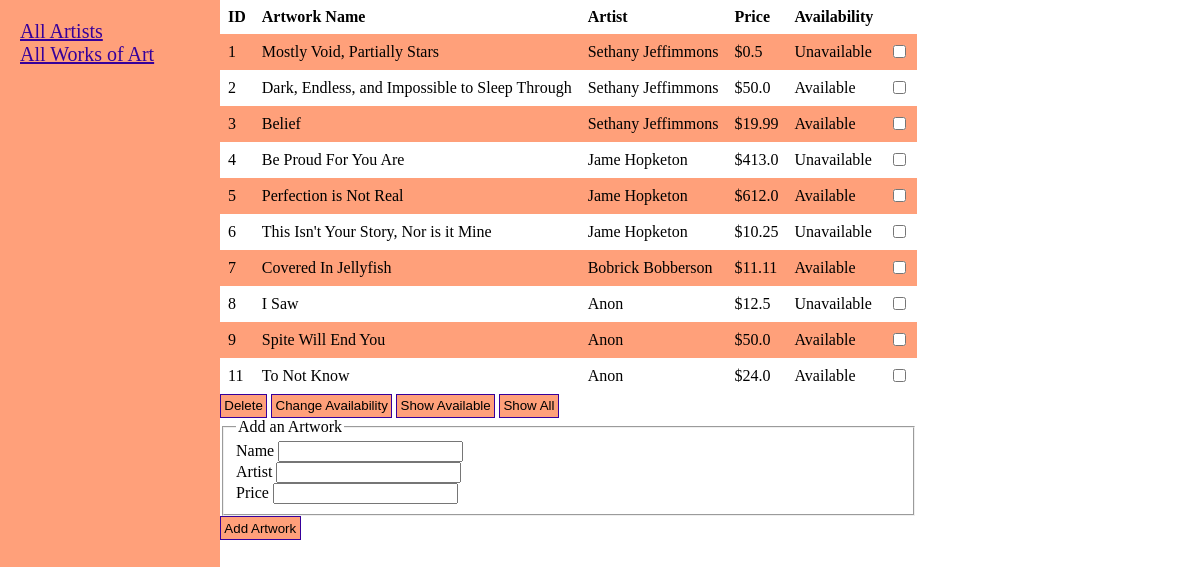
The app's page /addart, older data.
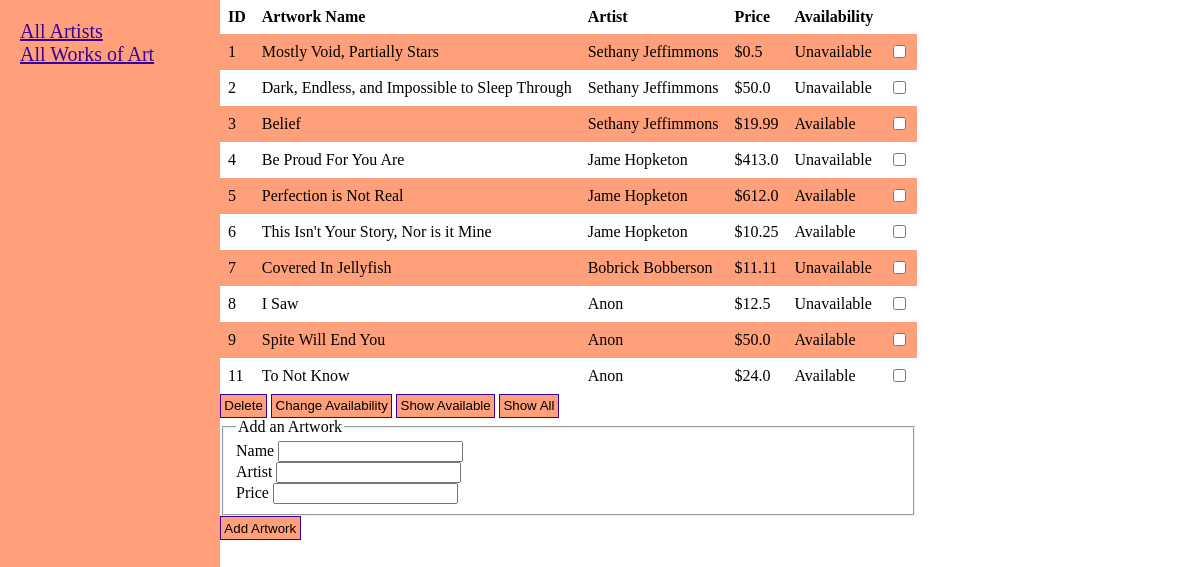
The same page, newer data.
### Models.py (models this page shows, shortened)
class Art(Model):
    class Meta:
        database = db
        constraints = [SQL('UNIQUE(name COLLATE NOCASE)')]
    artist = CharField()
    name = CharField()
    price = DoubleField()
    available = BooleanField(default=True)

### routes.py (the view, shortened to what this page needs)
@app.route('/', methods=['GET', 'POST'])
@app.route('/art', methods=['GET', 'POST'])
@app.route('/addart', methods=['GET', 'POST'])
def addart():
    form = ArtInputForm()
    art_list = art.get_all_art()
    return render_template('add_art.html', title='AddArt', form=form, art_list=art_list)

### get_info.py
class ArtInputForm(FlaskForm):
    name = StringField('Name', validators=[DataRequired(), Length(max=50)])
    artist = StringField('Artist', validators=[DataRequired(), Length(max=50)])
    price = DecimalField('Price', validators=[DataRequired()])
    submit=SubmitField('Add Artwork')

### art.py (called while the page is built)
def get_all_art():
    query = Art.select()
    return list(query)

### templates/add_art.html (shortened to what this page needs)
{% extends "display_art.html" %}
{% block add_art %}
    <form method="POST" action="">
        <fieldset>
            <legend>Add an Artwork</legend>
            <div>
                {{ form.name.label() }}
                {% if form.name.errors %}
                    {{ form.name() }}
                    <div>
                        {% for error in form.name.errors %}
                            <span>{{ error }}</span>
                        {% endfor %}
                    </div>
                {% else %}
                    {{ form.name() }}
                {% endif %}
            </div>
            <div>
                {{ form.artist.label() }}
                {% if form.artist.errors %}
                    {{ form.artist() }}
                    <div>
                        {% for error in form.artist.errors %}
                            <span>{{ error }}</span>
                        {% endfor %}
                    </div>
                {% else %}
                    {{ form.artist() }}
                {% endif %}
            </div>
            <div>
                {{ form.price.label() }}
                {% if form.price.errors %}
                    {{ form.price() }}
                    <div>
                        {% for error in form.price.errors %}
                            <span>{{ error }}</span>
                        {% endfor %}
                    </div>
            {% else %}
                {{ form.price() }}
            {% endif %}
            </div>
        </fieldset>
        <div>
            {{ form.submit(class_="btn") }}
        </div>
   </form>
{% endblock add_art %}

### templates/display_art.html
{% extends "layout.html" %}
{% block content %}
    <form method="POST" action="/modify_art">
        <table>
            <tr>
                <th>ID</th>
                <th>Artwork Name</th>
                <th>Artist</th>
                <th>Price</th>
                <th>Availability</th>
            </tr>
            {% for art in art_list %}
                <tr>
                    <td>{{art.id}}</td>
                    <td>{{art.name}}</td>
                    <td>{{art.artist}}</td>
                    <td>${{art.price}}</td>
                    {% if art.available == True %}
                        <td>Available</td>
                    {% else %}
                        <td>Unavailable</td>
                    {% endif %}
                    <td> <input type="checkbox" value="{{art.id}}" name="selected"> </td>
                </tr>
            {% endfor %}
        </table>
        <button name="submit_button" value="delete" type="Submit"> Delete </button> <button value="change" name="submit_button" type="Submit"> Change Availability </button>
        <button name="submit_button" value="show_available" type="Submit"> Show Available </button>
        <button name="submit_button" value="show_all" type="Submit">Show All</button>
    </form>
{% block add_art %}{% endblock add_art %}
{% endblock content %}

### templates/layout.html (shortened to what this page needs)
<!DOCTYPE html>
<html>
    <head>
        <link rel="stylesheet" type="text/css" href="{{ url_for('static', filename='main.css') }}">
    </head>
    <body>
        <div class="page">
            <div class = "sidebar column">
                <div class="sidebar-link"><a href="{{ url_for('addartist') }}">All Artists</a></div>
                <div class="sidebar-link"><a href="{{ url_for('addart') }}">All Works of Art</a></div>
            </div>
            <div class="dummy-column column"> . </div>
            <div class="content column">
                {% block content %}{% endblock %}
            </div>
        </div>
    </body>
</html>

### static/main.css (style rules this page uses)
body { margin: 0; }
.page { box-sizing: border-box; }
.column { float: left; }
.dummy-column { width: 15%; padding: 1em; font-size: 1.25em; }
.sidebar { position: absolute; width: 15%; height: 100%; background-color: lightsalmon; padding: 1em; font-size: 1.25em; font-weight: 500; }
a, a:visited { color: rgb(54, 0, 155); }
table { border-collapse: collapse; width: 100%; }
th, td { text-align: left; padding: .5em; }
tr:nth-child(even) { background-color: lightsalmon; }
button, .btn { padding: .25em; transition-duration: 0.4s; background-color: lightsalmon; border: none; text-align: center; text-decoration: none; display: inline-block; border: 1px solid rgb(54, 0, 155); }

Row changes from the older to the newer data that the page shows:
changed Art "Dark, Endless, and Impossible to Sleep Through": available "Available" → "Unavailable"
changed Art "This Isn't Your Story, Nor is it Mine": available "Unavailable" → "Available"
changed Art "Covered In Jellyfish": available "Available" → "Unavailable"
